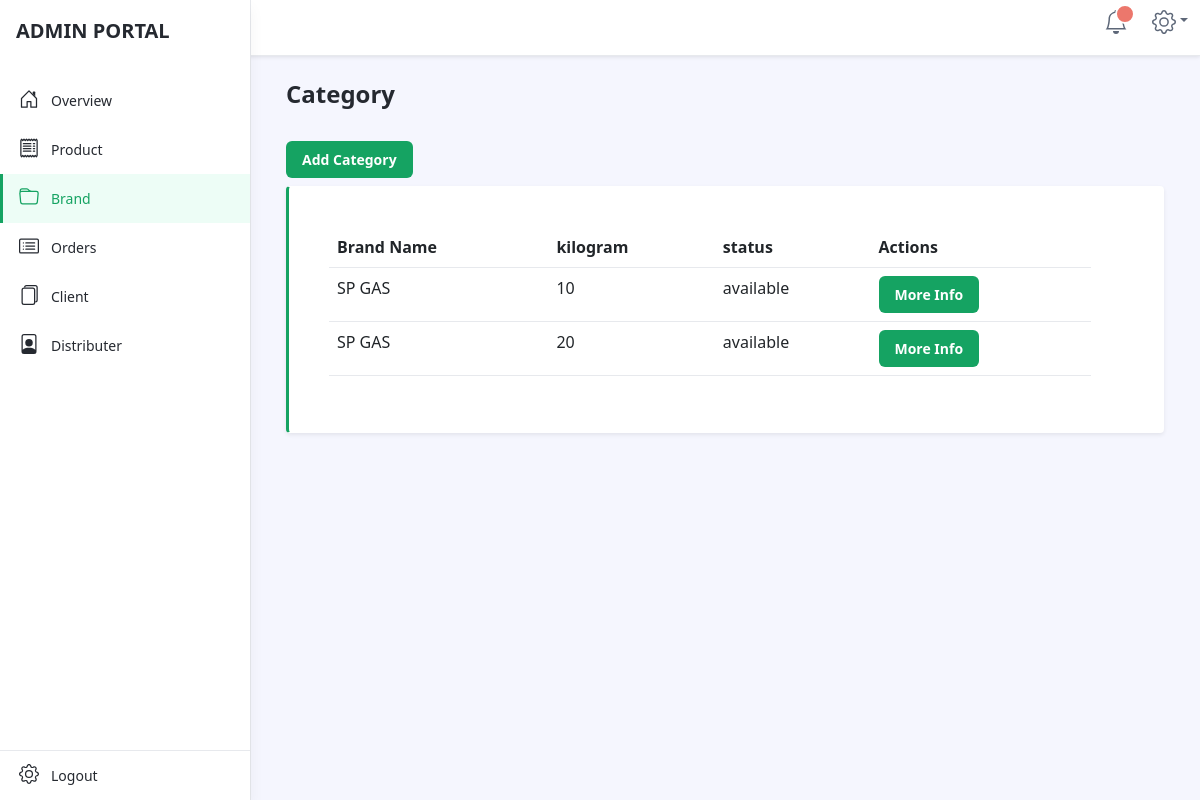
Screenshot of /adminstrator/category?brand=4 (signed in) with the database file from the repository.
### tables this page shows
CREATE TABLE `category` (
  `cat_id` int(11) NOT NULL,
  `br_id` int(11) NOT NULL,
  `kilogram` longtext NOT NULL,
  `status` longtext NOT NULL
);

CREATE TABLE `brand` (
  `br_id` int(11) NOT NULL,
  `brand_name` longtext NOT NULL,
  `status` longtext NOT NULL
);

### adminstrator/category.php (the view, shortened to what this page needs)
	<?php
$br_id = $_GET['brand'];
include 'header.php';
 ?>
        <div id="app-sidepanel" class="app-sidepanel">
	        <div class="sidepanel-inner d-flex flex-column">
		        <div class="app-branding">
		            <a class="app-logo" href="./"><span class="logo-text">ADMIN PORTAL</span></a>
		        </div>
			    <nav id="app-nav-main" class="app-nav app-nav-main flex-grow-1">
				    <ul class="app-menu list-unstyled accordion" id="menu-accordion">
					   <li class="nav-item">
					        <a class="nav-link" href="./">
						        <span class="nav-icon">
						         </span>
		                         <span class="nav-link-text">Overview</span>
					        </a>
					    </li>
					    <li class="nav-item">
					        <a class="nav-link" href="product">
						        <span class="nav-icon">
       </span>
		                         <span class="nav-link-text">Product</span>
					        </a>
					    </li>
					     <li class="nav-item">
					        <a class="nav-link active" href="brand">
						        <span class="nav-icon">
       </span>
		                         <span class="nav-link-text">Brand</span>
					        </a>
					    </li>
					    <li class="nav-item">
					        <a class="nav-link" href="orders">
						        <span class="nav-icon">
						         </span>
		                         <span class="nav-link-text">Orders</span>
					        </a>
					    </li>
					    <li class="nav-item">
					        <a class="nav-link" href="client">
						        <span class="nav-icon">
		         </span>
		                         <span class="nav-link-text">Client</span>
					        </a>
					    </li>
					    <li class="nav-item">
					        <a class="nav-link " href="distributer">
						        <span class="nav-icon">
						         </span>
		                         <span class="nav-link-text">Distributer</span>
					        </a>
					    </li>
				    </ul>
			    </nav>
			    <div class="app-sidepanel-footer">
				    <nav class="app-nav app-nav-footer">
					    <ul class="app-menu footer-menu list-unstyled">
						    <li class="nav-item">
						        <a class="nav-link" href="?logout">
							        <span class="nav-icon">
							        </span>
			                        <span class="nav-link-text">Logout</span>
						        </a>
						    </li>
					    </ul>
				    </nav>
			    </div>
	        </div>
	    </div>
    </header>
       <div class="app-wrapper">
	    <div class="app-content pt-3 p-md-3 p-lg-4">
		    <div class="container-xl">
			    <div><h1 class="app-page-title">Category</h1></div>
			    <div class="py-2"> <a class="btn app-btn-primary" href="add-category?brand=<?php echo $br_id; ?>">Add Category</a></div>
			    <div class="app-card alert alert-dismissible shadow-sm mb-4 border-left-decoration" role="alert">
				    <div class="inner">
					    <div class="app-card-body p-3 p-lg-4">
						     <table class="table table-hover datatable">
                    <thead>
                      <tr>
                        <th>Brand Name</th>
                        <th>kilogram</th>
                        <th>status</th>
                        <th>Actions</th>
                      </tr>
                    </thead>
                    <tbody class="table-border-bottom-0">
                      <?php
                      $select_cate = "SELECT * FROM category WHERE br_id='$br_id'";
                      $prepare_cate = $connect -> prepare($select_cate);
                      $prepare_cate -> execute();
                      while ($fetch_cate = $prepare_cate -> fetch(PDO::FETCH_ASSOC)) {
                      $select_brand = "SELECT * FROM brand WHERE br_id='".$fetch_cate['br_id']."'";
                      $prepare_brand = $connect -> prepare($select_brand);
                      $prepare_brand -> execute();
                      $fetch_brand = $prepare_brand -> fetch(PDO::FETCH_ASSOC);
                         ?>
                      <tr>
                       <td><?php echo $fetch_brand['brand_name']; ?></td>
                        <td><?php echo $fetch_cate['kilogram']; ?></td>
                        <td><?php echo $fetch_cate['status']; ?>
                        </td>
                        <td>
                          <div class="dropdown">
                            <a href="view-category?category=<?php echo $fetch_cate['cat_id']; ?>" class="btn app-btn-primary" >
                              More Info<i class="bx bx-dots-vertical-rounded"></i>
                            </a>
                            </div>
                          </div>
                    <?php } ?>
					    </div>
				    </div>
			    </div>
		    </div>
    <?php 	include 'footer.php'; ?>

### rows the page displays
category: br.brand_name "SP GAS", kilogram "10", status "available"
category: br.brand_name "SP GAS", kilogram "20", status "available"
